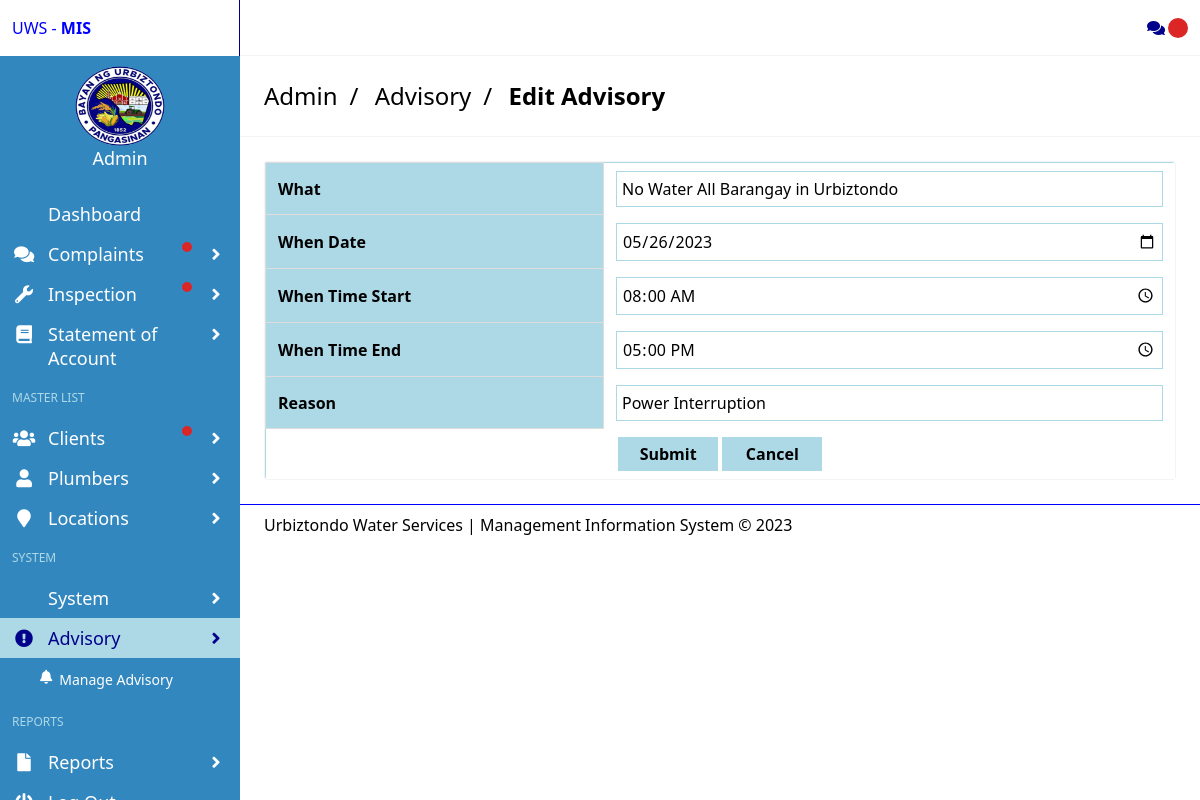
Page /admin/edit-advisory.php?edit=23 (signed in) on the committed database.
### tables this page shows
CREATE TABLE `tbladvisory` (
  `advisory_ID` int(11) NOT NULL,
  `Wht` varchar(100) NOT NULL,
  `Whn` date NOT NULL,
  `date` date NOT NULL,
  `time_start` time NOT NULL,
  `time_end` time NOT NULL,
  `affected_area` longtext NOT NULL,
  `Reason` varchar(500) NOT NULL,
  `address_ID` int(11) NOT NULL,
  `Status` int(11) NOT NULL,
  `advisory_photo` varchar(100) NOT NULL
);

### admin/edit-advisory.php (the view, shortened to what this page needs)
<?php include 'includes/session.php';?>
<?php include 'includes/header.php' ?>
<?php include 'includes/topbar.php' ?>
<?php $page = "advisory"; include 'includes/leftbar.php' ?>
<section class="is-title-bar">
  <div class="flex flex-col md:flex-row items-center justify-between space-y-6 md:space-y-0">
    <ul>
      <li style='color:black'>Admin</li>
      <li style='color:black'>Advisory</li>
      <li style='color:black'>Edit Advisory</li>
    </ul>
  </div>
  </section>
  <section class="section main-section">
    <div class="card has-table">
	<form method="POST">
		<?php
        $id = $_GET['edit'];
			$client="SELECT * FROM tbladvisory WHERE advisory_ID='$id' ";
			$res=mysqli_query($connect, $client)or die(mysqli_error($connect));
			while($rw=mysqli_fetch_assoc($res))
			{
		?>
		<table>
				<tr>
				<th>What</th>
				<td style='background:white'><input type='text' name="what" value ="<?php echo $rw["Wht"]?>"style="border:solid;border-color:lightblue;border-width:1px;width:100%;padding:5px"required></td>
			</tr>
			<tr>
				<th>When Date</th>
				<td style='background:white'>
				<input type='date' name="date" value ="<?php echo $rw["date"]?>" style="border:solid;border-color:lightblue;border-width:1px;width:100%;padding:5px" required>
				</td>
			</tr>
			<tr>
				<th>When Time Start</th>
				<td style='background:white'>
				<input type='time' name="start" value ="<?php echo $rw["time_start"]?>" style="border:solid;border-color:lightblue;border-width:1px;width:100%;padding:5px" required>
				</td>
			</tr>
			<tr>
				<th>When Time End</th>
				<td style='background:white'>
				<input type='time' name="end" value ="<?php echo $rw["time_end"]?>" style="border:solid;border-color:lightblue;border-width:1px;width:100%;padding:5px" required>
				</td>
			</tr>
			<tr>
				<th>Reason</th>
				<td style='background:white'>
				<input type='text' name="reason" value ="<?php echo $rw["Reason"]?>" style="border:solid;border-color:lightblue;border-width:1px;width:100%;padding:5px" required>
				</td>
			</tr>
			<tr>
				<td style='background:white' colspan="2">
				<center>
				<button type="submit" value="Done" name="btnupdate"  style="background:lightblue;font-weight:bold;padding:5px;width:100px">Submit</button>
				<button type="submit" value="Cancel" name="btncancel" style="background:lightblue;font-weight:bold;padding:5px;width:100px">Cancel</button>
				</center>
				</td>
			</tr>
			<?php
				}
			?>
		</table>
		</form>
    </div>
  </section>
<?php include 'includes/footer.php' ?>

### css1/main.css (style rules this page uses)
html { -moz-tab-size: 4; -o-tab-size: 4; tab-size: 4; }
html { line-height: 1.15; -webkit-text-size-adjust: 100%; }
table { text-indent: 0; border-color: inherit; }
button, input, optgroup, select, textarea { font-family: inherit; font-size: 100%; line-height: 1.15; margin: 0; }
button, select { text-transform: none; }
[type="button"], [type="reset"], [type="submit"], button { -webkit-appearance: button; }
button { background-color: transparent; background-image: none; }
ol, ul { list-style: none; margin: 0; padding: 0; }
html { font-family: ui-sans-serif, system-ui, -apple-system, BlinkMacSystemFont, "Segoe UI", Roboto, "Helvetica Neue", Arial, "Noto Sans", sans-serif, "Apple Color Emoji", "Segoe UI Emoji", "Segoe UI Symbol", "Noto Color Emoji"; line-height: 1.5; }
input::placeholder, textarea::placeholder { opacity: 1; color: #9ca3af; }
button { cursor: pointer; }
table { border-collapse: collapse; }
button, input, optgroup, select, textarea { padding: 0; line-height: inherit; color: inherit; }
.flex { display: flex; }
.flex-col { flex-direction: column; }
.items-center { align-items: center; }
.justify-between { justify-content: space-between; }
* { --tw-shadow: 0 0 #0000; }
* { --tw-ring-inset: var(--tw-empty); --tw-ring-offset-width: 0px; --tw-ring-offset-color: #fff; --tw-ring-color: rgba(59, 130, 246, 0.5); --tw-ring-offset-shadow: 0 0 #0000; --tw-ring-shadow: 0 0 #0000; }
.main-section { padding: 1.5rem; }
.is-title-bar { --tw-border-opacity: 1; border-color: rgba(243, 244, 246, var(--tw-border-opacity)); border-bottom-width: 1px; padding: 1.5rem; }
.is-title-bar li { display: inline-block; font-size: 1.5rem; line-height: 2rem; padding-right: 0.75rem; --tw-text-opacity: 1; color: rgba(107, 114, 128, var(--tw-text-opacity)); }
.is-title-bar li:not(:last-child):after { content: "/"; display: inline-block; padding-left: 0.75rem; }
.is-title-bar li:last-child { font-weight: 900; padding-right: 0; --tw-text-opacity: 1; color: rgba(0, 0, 0, var(--tw-text-opacity)); }
.card { --tw-bg-opacity: 1; background-color: lightblue; --tw-border-opacity: 1; border-color: rgba(243, 244, 246, var(--tw-border-opacity)); border-radius: 0.25rem; border-width: 1px; }
table { width: 100%; }
tr { --tw-border-opacity: 1; border-color: rgba(243, 244, 246, var(--tw-border-opacity)); border-bottom-width: 4px; display: block; max-width: 100%; position: relative; }
@media (min-width: 1024px) { tr { border-bottom-width: 0; display: table-row; } }
tr:last-child { border-bottom-width: 0; }
@media (min-width: 1024px) { th { padding-top: 0.5rem; padding-bottom: 0.5rem; padding-left: 0.75rem; padding-right: 0.75rem; text-align: left; } }
td { --tw-border-opacity: 1; border-color: rgba(243, 244, 246, var(--tw-border-opacity)); border-bottom-width: 1px; display: flex; justify-content: space-between; padding-top: 0.75rem; padding-bottom: 0.75rem; padding-left: 1rem; padding-right: 1rem; text-align: right; vertical-align: top; }
@media (min-width: 1024px) { td { border-bottom-width: 0; display: table-cell; padding-top: 0.5rem; padding-bottom: 0.5rem; padding-left: 0.75rem; padding-right: 0.75rem; text-align: left; vertical-align: middle; } }
@media (min-width: 1024px) { tr:nth-child(odd) td { --tw-bg-opacity: 1; background-color: rgba(249, 250, 251, var(--tw-bg-opacity)); } }
td:last-child { border-bottom-width: 0; }
td:before { content: attr(data-label); font-weight: 600; padding-right: 0.75rem; text-align: left; }
@media (min-width: 1024px) { td:before { display: none; } }
@media (min-width: 768px) { .md\:flex-row { flex-direction: row; } }

### admin/includes/header.php (style rules this page uses)
th { border-top: 1px solid #dddddd; border-bottom: 1px solid #dddddd; border-right: 1px solid #dddddd; }
th:first-child { border-left: 1px solid #dddddd; }

### rows in the picture
tbladvisory: what "No Water All Barangay in Urbiztondo", date "05/26/2023", start "08:00:00", end "17:00:00", reason "Power Interruption"
